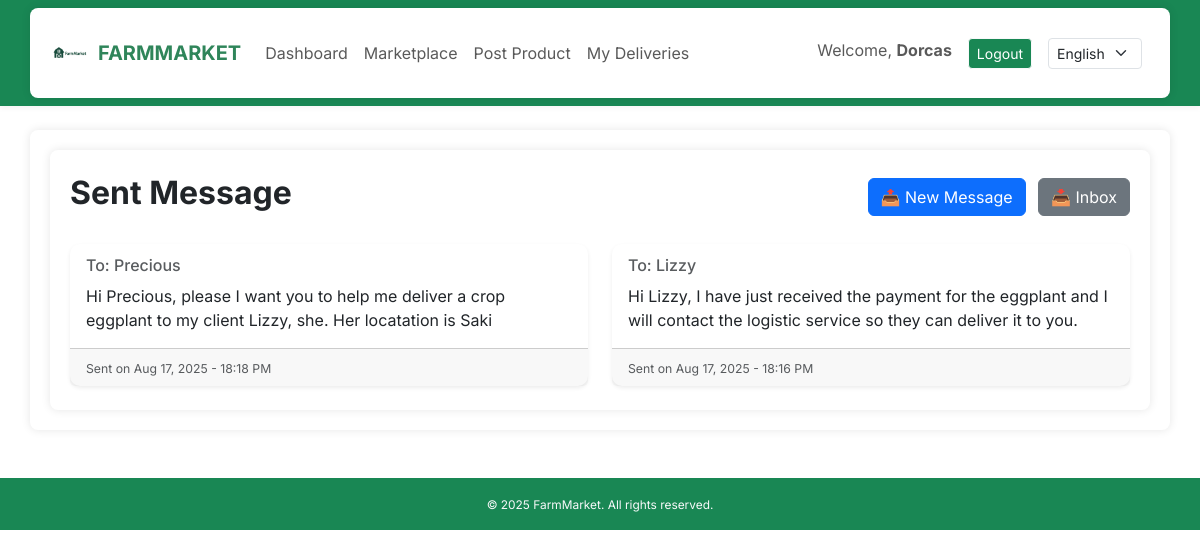
Page /messages_list/sent/ (signed in) on the earlier database version.
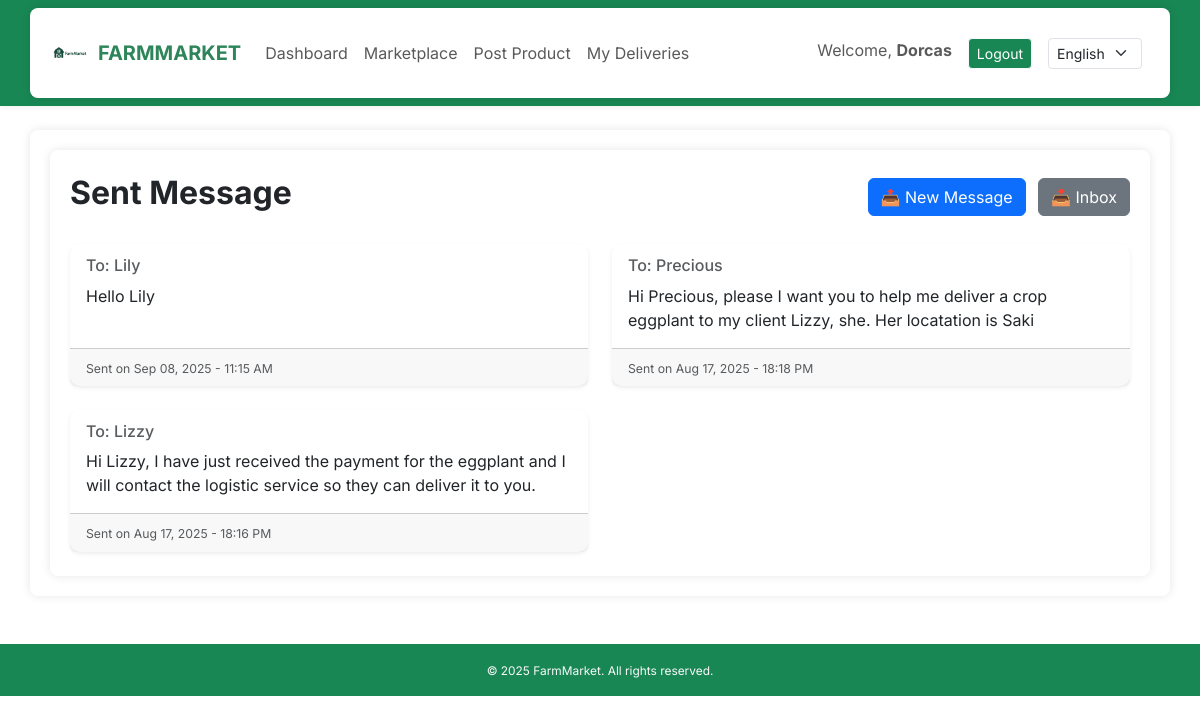
Same page on the later database version.
### core/models.py (models this page shows, shortened)
class Message(models.Model):
    sender = models.ForeignKey(User, related_name='sent_messages', on_delete=models.CASCADE)
    recipient = models.ForeignKey(User, related_name='received_messages', on_delete=models.CASCADE)
    body = models.TextField()
    timestamp = models.DateTimeField(auto_now_add=True)
    is_read = models.BooleanField(default=False)
    class Meta:
        ordering = ['-timestamp']

### core/views.py (the view)
# urls.py: path('messages_list/sent/', views.sent_message_view, name='sent_messages'),
@login_required
def sent_message_view(request):
    sent_messages = Message.objects.filter(sender=request.user).order_by('-timestamp')
    return render(request, 'core/sent_message.html', {'messages_list': sent_messages})

### core/context_processors.py (called while the page is built)
def language_code(request):
    return {
        'LANGUAGE_CODE': translation.get_language()
    }

### core/templates/core/sent_message.html
{% extends 'core/base.html' %}
{% load i18n %}
{% block content %}
<div class="container py-4">
    <div class="d-flex justify-content-between align-items-center mb-4">
        <h2 class="fw-bold">{% trans "Sent Message" %}</h2>
        <div>
            <a href="{% url 'send_message' %}" class="btn btn-primary me-2">📤 {% trans "New Message" %}</a>
            <a href="{% url 'inbox' %}" class="btn btn-secondary">📥 {% trans "Inbox" %}</a>
        </div>
    </div>
    {% if messages_list %}
        <div class="row row-cols-1 row-cols-md-2 g-4">
            {% for msg in messages_list %}
                <div class="col">
                    <div class="card shadow-sm h-100">
                        <div class="card-body">
                            <h6 class="card-subtitle mb-2 text-muted">To: {{ msg.recipient.username }}</h6>
                            <p class="card-text">{{ msg.body }}</p>
                        </div>
                        <div class="card-footer text-muted small">
                            <small>Sent on {{ msg.timestamp|date:"M d, Y - H:i A" }}</small>
                        </div>
                    </div>
                </div>
            {% endfor %}
        </div>
    {% else %}
        <div class="alert alert-info" role="alert">
            {% trans "You have not sent any messages yet." %}
        </div>
    {% endif %}
</div>
{% endblock %}

Differences in the rows shown:
added Message: recipient.username "Lily", body "Hello Lily", timestamp "Sep 08, 2025 - 11:15 AM"
